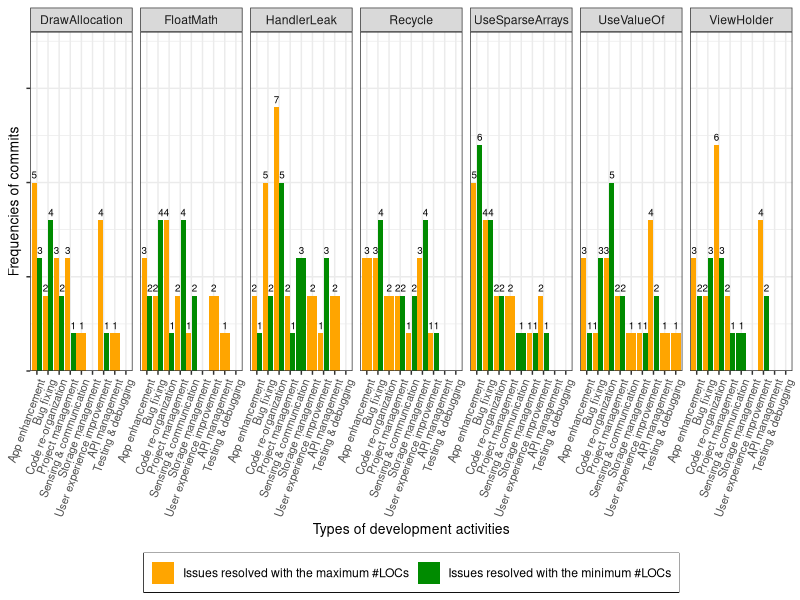
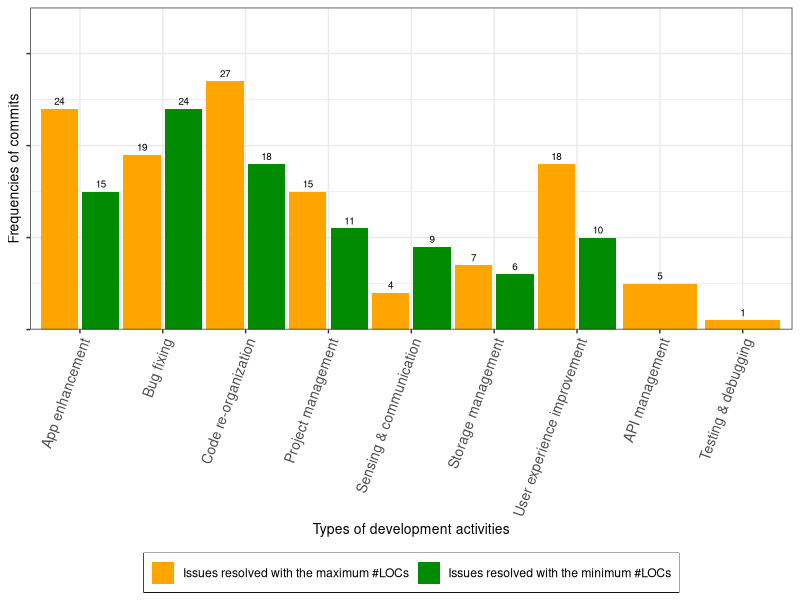
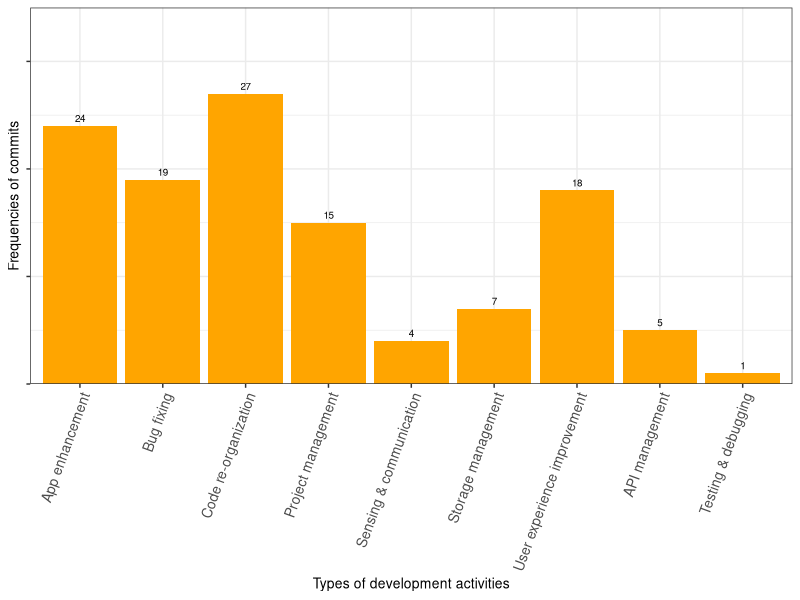
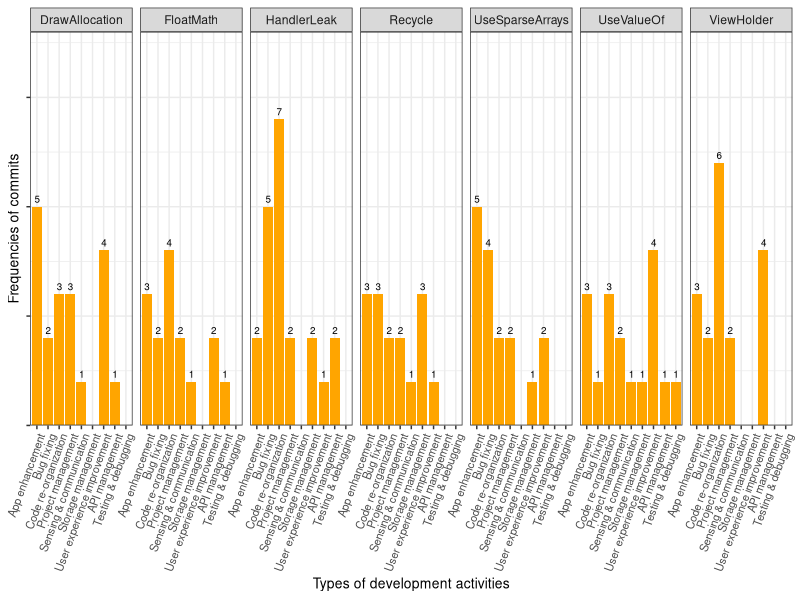
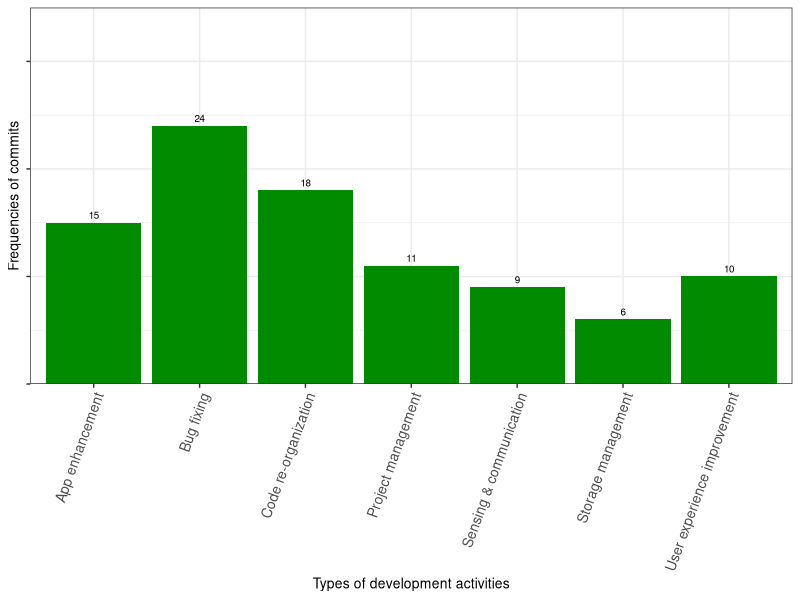
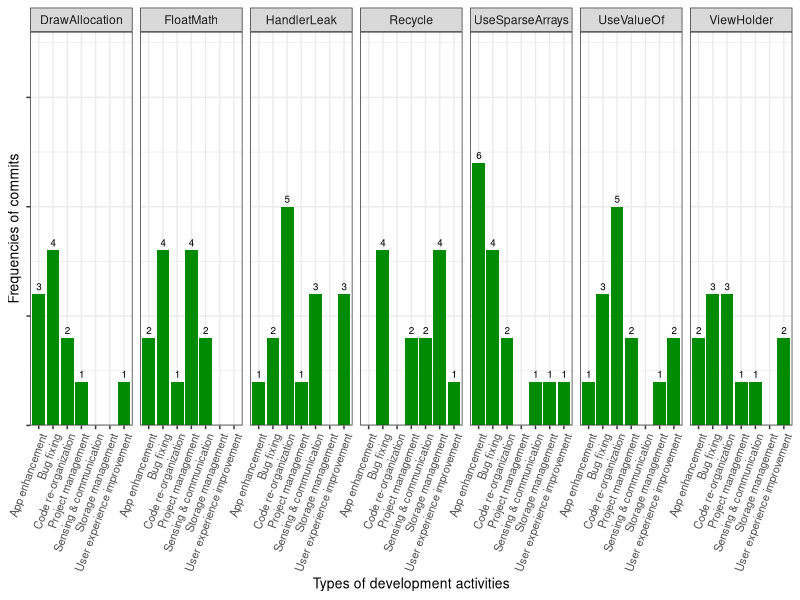
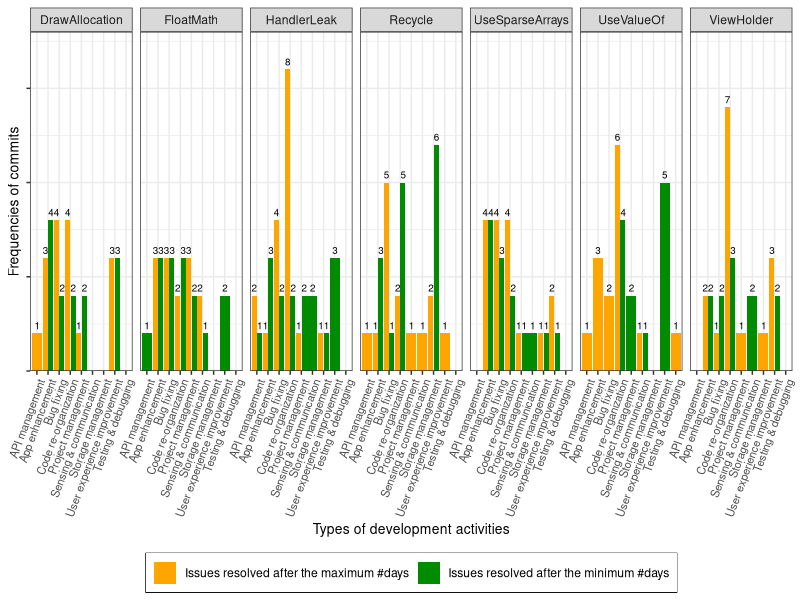
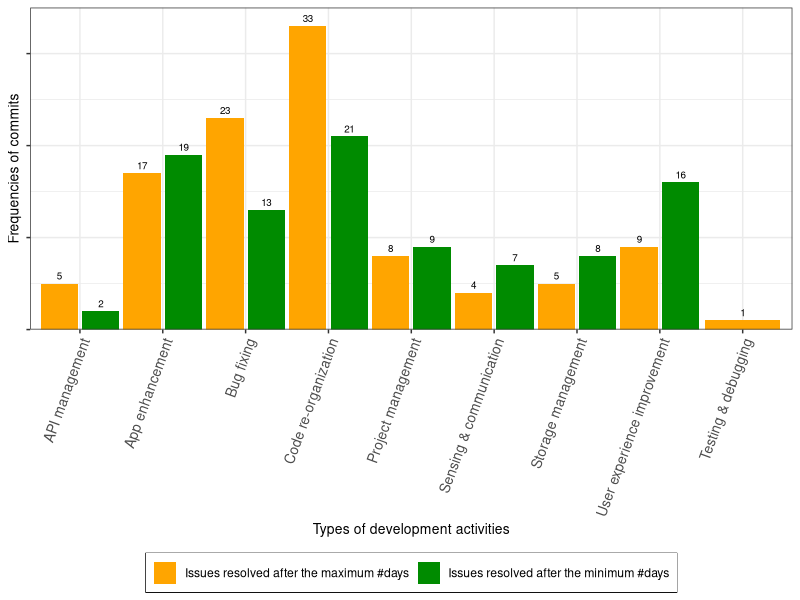

These figures' R source, in order:
library(tidyr)
library(dplyr)
library(plyr)
library(reshape)
library(ggplot2)

setwd(".")

locs_min = read.csv("data/locs_min.csv", stringsAsFactors = TRUE)
locs_max = read.csv("data/locs_max.csv", stringsAsFactors = TRUE)
days_min = read.csv("data/days_min.csv", stringsAsFactors = TRUE)
days_max = read.csv("data/days_max.csv", stringsAsFactors = TRUE)

locs_min$devActivities <- gsub(" ", "", tolower(locs_min$devActivities))
locs_max$devActivities <- gsub(" ", "", tolower(locs_max$devActivities))
days_min$devActivities <- gsub(" ", "", tolower(days_min$devActivities))
days_max$devActivities <- gsub(" ", "", tolower(days_max$devActivities))

#### LOCs

max_num_elements <- ncol(do.call(rbind, strsplit(as.character(locs_min$devActivities),',')))
column_names <- paste("V", 1:max_num_elements, sep="")
locs_min <- locs_min %>% separate(devActivities, sep=',', column_names)
locs_min <- locs_min %>% gather(V, devActivities, column_names)

max_num_elements <- ncol(do.call(rbind, strsplit(as.character(locs_max$devActivities),',')))
column_names <- paste("V", 1:max_num_elements, sep="")
locs_max <- locs_max %>% separate(devActivities, sep=',', column_names)
locs_max <- locs_max %>% gather(V, devActivities, column_names)

locs_min$devActivities <- as.factor(revalue(locs_min$devActivities, c("apimanagement"="API management",
                                                                      "appenhancement"="App enhancement",
                                                                      "bugfixing"="Bug fixing",
                                                                      "codere-organization"="Code re-organization",
                                                                      "projectmanagement"="Project management",
                                                                      "sensing&communication"="Sensing & communication",
                                                                      "storagemanagement"="Storage management",
                                                                      "testing&debugging"="Testing & debugging",
                                                                      "userexperienceimprovement"="User experience improvement")))

locs_max$devActivities <- as.factor(revalue(locs_max$devActivities, c("apimanagement"="API management",
                                                            "appenhancement"="App enhancement",
                                                            "bugfixing"="Bug fixing",
                                                            "codere-organization"="Code re-organization",
                                                            "projectmanagement"="Project management",
                                                            "sensing&communication"="Sensing & communication",
                                                            "storagemanagement"="Storage management",
                                                            "testing&debugging"="Testing & debugging",
                                                            "userexperienceimprovement"="User experience improvement")))

locs_min$type <- 'Issues resolved with the minimum #LOCs'
locs_max$type <- 'Issues resolved with the maximum #LOCs'
global <- rbind(locs_min, locs_max)
global <- global[!is.na(global$devActivities),]
global <- global[global$devActivities != "",]

ggplot(data=global, aes(x=devActivities, fill=type)) +
  geom_bar(aes(y = (..count..)), position=position_dodge(1)) +
  scale_fill_manual(values=c("orange", "green4")) + 
  geom_text(aes( label = ..count..,
                 y= ..count.. ), stat= "count", vjust = -.5, position = position_dodge(1), size=2.5) +
  theme_bw() +
  xlab("Types of development activities") + ylab("Frequencies of commits") +
  theme(legend.position="bottom", legend.title = element_blank(), legend.box.background = element_rect(colour = "black")) +
  guides(color=guide_legend(title="")) +
  scale_y_continuous(expand = c(0, 0), limits = c(0, 9)) +
  facet_grid(~issueType) + 
  theme(axis.text.x=element_text(size=8, angle=70, hjust=1), axis.title=element_text(size=10), axis.text.y = element_blank())

ggsave("./min_max_locs_faceted.pdf", scale = 0.8, height = 20 , unit = "cm")

ggplot(data=global, aes(x=devActivities, fill=type)) +
  geom_bar(aes(y = (..count..)), position=position_dodge(1)) +
  scale_fill_manual(values=c("orange", "green4")) + 
  geom_text(aes( label = ..count..,
                 y= ..count.. ), stat= "count", vjust = -.5, position = position_dodge(1), size=2.5) +
  theme_bw() +
  xlab("Types of development activities") + ylab("Frequencies of commits") +
  theme(legend.position="bottom", legend.title = element_blank(), legend.box.background = element_rect(colour = "black")) +
  guides(color=guide_legend(title="")) +
  scale_y_continuous(expand = c(0, 0), limits = c(0, 35)) +
  theme(axis.text.x=element_text(size=10, angle=70, hjust=1), axis.title=element_text(size=10), axis.text.y = element_blank())

ggsave("./min_max_locs.pdf", scale = 0.8, height = 15 , unit = "cm")

global_max <- global[global$type == "Issues resolved with the maximum #LOCs",]

ggplot(data=global_max, aes(x=devActivities)) +
  geom_bar(aes(y = (..count..)), position=position_dodge(1), fill="orange") +
  geom_text(aes( label = ..count..,
                 y= ..count.. ), stat= "count", vjust = -.5, position = position_dodge(1), size=2.5) +
  theme_bw() +
  xlab("Types of development activities") + ylab("Frequencies of commits") +
  theme(legend.position="bottom", legend.title = element_blank(), legend.box.background = element_rect(colour = "black")) +
  scale_y_continuous(expand = c(0, 0), limits = c(0, 35)) +
  theme(axis.text.x=element_text(size=10, angle=70, hjust=1), axis.title=element_text(size=10), axis.text.y = element_blank())

ggsave("./max_locs.pdf", scale = 0.8, height = 15 , unit = "cm")

ggplot(data=global_max, aes(x=devActivities)) +
  geom_bar(aes(y = (..count..)), position=position_dodge(1), fill="orange") +
  geom_text(aes( label = ..count..,
                 y= ..count.. ), stat= "count", vjust = -.5, position = position_dodge(1), size=2.5) +
  theme_bw() +
  xlab("Types of development activities") + ylab("Frequencies of commits") +
  theme(legend.position="bottom", legend.title = element_blank(), legend.box.background = element_rect(colour = "black")) +
  scale_y_continuous(expand = c(0, 0), limits = c(0, 9)) +
  facet_grid(~issueType) + 
  theme(axis.text.x=element_text(size=8, angle=70, hjust=1), axis.title=element_text(size=10), axis.text.y = element_blank())

ggsave("./max_locs_faceted.pdf", scale = 0.8, height = 20 , unit = "cm")

global_min <- global[global$type == "Issues resolved with the minimum #LOCs",]

ggplot(data=global_min, aes(x=devActivities)) +
  geom_bar(aes(y = (..count..)), position=position_dodge(1), fill="green4") +
  geom_text(aes( label = ..count..,
                 y= ..count.. ), stat= "count", vjust = -.5, position = position_dodge(1), size=2.5) +
  theme_bw() +
  xlab("Types of development activities") + ylab("Frequencies of commits") +
  theme(legend.position="bottom", legend.title = element_blank(), legend.box.background = element_rect(colour = "black")) +
  scale_y_continuous(expand = c(0, 0), limits = c(0, 35)) +
  theme(axis.text.x=element_text(size=10, angle=70, hjust=1), axis.title=element_text(size=10), axis.text.y = element_blank())

ggsave("./min_locs.pdf", scale = 0.8, height = 15 , unit = "cm")

ggplot(data=global_min, aes(x=devActivities)) +
  geom_bar(aes(y = (..count..)), position=position_dodge(1), fill="green4") +
  geom_text(aes( label = ..count..,
                 y= ..count.. ), stat= "count", vjust = -.5, position = position_dodge(1), size=2.5) +
  theme_bw() +
  xlab("Types of development activities") + ylab("Frequencies of commits") +
  theme(legend.position="bottom", legend.title = element_blank(), legend.box.background = element_rect(colour = "black")) +
  scale_y_continuous(expand = c(0, 0), limits = c(0, 9)) +
  facet_grid(~issueType) + 
  theme(axis.text.x=element_text(size=8, angle=70, hjust=1), axis.title=element_text(size=10), axis.text.y = element_blank())

ggsave("./min_locs_faceted.pdf", scale = 0.8, height = 20 , unit = "cm")

#### Days

max_num_elements <- ncol(do.call(rbind, strsplit(as.character(days_min$devActivities),',')))
column_names <- paste("V", 1:max_num_elements, sep="")
days_min <- days_min %>% separate(devActivities, sep=',', column_names)
days_min <- days_min %>% gather(V, devActivities, column_names)

max_num_elements <- ncol(do.call(rbind, strsplit(as.character(days_max$devActivities),',')))
column_names <- paste("V", 1:max_num_elements, sep="")
days_max <- days_max %>% separate(devActivities, sep=',', column_names)
days_max <- days_max %>% gather(V, devActivities, column_names)

days_min$devActivities <- as.factor(revalue(days_min$devActivities, c("apimanagement"="API management",
                                                            "appenhancement"="App enhancement",
                                                            "bugfixing"="Bug fixing",
                                                            "codere-organization"="Code re-organization",
                                                            "projectmanagement"="Project management",
                                                            "sensing&communication"="Sensing & communication",
                                                            "storagemanagement"="Storage management",
                                                            "testing&debugging"="Testing & debugging",
                                                            "userexperienceimprovement"="User experience improvement")))

days_max$devActivities <- as.factor(revalue(days_max$devActivities, c("apimanagement"="API management",
                                                            "appenhancement"="App enhancement",
                                                            "bugfixing"="Bug fixing",
                                                            "codere-organization"="Code re-organization",
                                                            "projectmanagement"="Project management",
                                                            "sensing&communication"="Sensing & communication",
                                                            "storagemanagement"="Storage management",
                                                            "testing&debugging"="Testing & debugging",
                                                            "userexperienceimprovement"="User experience improvement")))

days_min$type <- 'Issues resolved after the minimum #days'
days_max$type <- 'Issues resolved after the maximum #days'
global <- rbind(days_min, days_max)
global <- global[!is.na(global$devActivities),]
global <- global[global$devActivities != "",]
global$devActivities < tolower(global$devActivities)

ggplot(data=global, aes(x=devActivities, fill=type)) +
  geom_bar(aes(y = (..count..)), position=position_dodge(1)) +
  scale_fill_manual(values=c("orange", "green4")) + 
  geom_text(aes( label = ..count..,
                 y= ..count.. ), stat= "count", vjust = -.5, position = position_dodge(1), size=2.5) +
  theme_bw() +
  xlab("Types of development activities") + ylab("Frequencies of commits") +
  theme(legend.position="bottom", legend.title = element_blank(), legend.box.background = element_rect(colour = "black")) +
  guides(color=guide_legend(title="")) +
  scale_y_continuous(expand = c(0, 0), limits = c(0, 9)) +
  facet_grid(~issueType) + 
  theme(axis.text.x=element_text(size=8, angle=70, hjust=1), axis.title=element_text(size=10), axis.text.y = element_blank())

ggsave("./min_max_days_faceted.pdf", scale = 0.8, height = 20, unit = "cm")

ggplot(data=global, aes(x=devActivities, fill=type)) +
  geom_bar(aes(y = (..count..)), position=position_dodge(1)) +
  scale_fill_manual(values=c("orange", "green4")) + 
  geom_text(aes( label = ..count..,
                 y= ..count.. ), stat= "count", vjust = -.5, position = position_dodge(1), size=2.5) +
  theme_bw() +
  xlab("Types of development activities") + ylab("Frequencies of commits") +
  theme(legend.position="bottom", legend.title = element_blank(), legend.box.background = element_rect(colour = "black")) +
  guides(color=guide_legend(title="")) +
  scale_y_continuous(expand = c(0, 0), limits = c(0, 35)) +
  theme(axis.text.x=element_text(size=10, angle=70, hjust=1), axis.title=element_text(size=10), axis.text.y = element_blank())

ggsave("./min_max_days.pdf", scale = 0.8, height = 15, unit = "cm")

global_max <- global[global$type == "Issues resolved after the maximum #days",]

ggplot(data=global_max, aes(x=devActivities)) +
  geom_bar(aes(y = (..count..)), position=position_dodge(1), fill="orange") +
  geom_text(aes( label = ..count..,
                 y= ..count.. ), stat= "count", vjust = -.5, position = position_dodge(1), size=2.5) +
  theme_bw() +
  xlab("Types of development activities") + ylab("Frequencies of commits") +
  theme(legend.position="bottom", legend.title = element_blank(), legend.box.background = element_rect(colour = "black")) +
  guides(color=guide_legend(title="")) +
  scale_y_continuous(expand = c(0, 0), limits = c(0, 9)) +
  facet_grid(~issueType) + 
  theme(axis.text.x=element_text(size=8, angle=70, hjust=1), axis.title=element_text(size=10), axis.text.y = element_blank())

ggsave("./max_days_faceted.pdf", scale = 0.8, height = 20, unit = "cm")

ggplot(data=global_max, aes(x=devActivities)) +
  geom_bar(aes(y = (..count..)), position=position_dodge(1), fill="orange") +
  geom_text(aes( label = ..count..,
                 y= ..count.. ), stat= "count", vjust = -.5, position = position_dodge(1), size=2.5) +
  theme_bw() +
  xlab("Types of development activities") + ylab("Frequencies of commits") +
  theme(legend.position="bottom", legend.title = element_blank(), legend.box.background = element_rect(colour = "black")) +
  guides(color=guide_legend(title="")) +
  scale_y_continuous(expand = c(0, 0), limits = c(0, 35)) +
  theme(axis.text.x=element_text(size=10, angle=70, hjust=1), axis.title=element_text(size=10), axis.text.y = element_blank())

ggsave("./max_days.pdf", scale = 0.8, height = 15, unit = "cm")

global_min <- global[global$type == "Issues resolved after the minimum #days",]

ggplot(data=global_min, aes(x=devActivities)) +
  geom_bar(aes(y = (..count..)), position=position_dodge(1), fill="green4") +
  geom_text(aes( label = ..count..,
                 y= ..count.. ), stat= "count", vjust = -.5, position = position_dodge(1), size=2.5) +
  theme_bw() +
  xlab("Types of development activities") + ylab("Frequencies of commits") +
  theme(legend.position="bottom", legend.title = element_blank(), legend.box.background = element_rect(colour = "black")) +
  guides(color=guide_legend(title="")) +
  scale_y_continuous(expand = c(0, 0), limits = c(0, 9)) +
  facet_grid(~issueType) + 
  theme(axis.text.x=element_text(size=8, angle=70, hjust=1), axis.title=element_text(size=10), axis.text.y = element_blank())

ggsave("./min_days_faceted.pdf", scale = 0.8, height = 20, unit = "cm")

ggplot(data=global_min, aes(x=devActivities)) +
  geom_bar(aes(y = (..count..)), position=position_dodge(1), fill="green4") +
  geom_text(aes( label = ..count..,
                 y= ..count.. ), stat= "count", vjust = -.5, position = position_dodge(1), size=2.5) +
  theme_bw() +
  xlab("Types of development activities") + ylab("Frequencies of commits") +
  theme(legend.position="bottom", legend.title = element_blank(), legend.box.background = element_rect(colour = "black")) +
  guides(color=guide_legend(title="")) +
  scale_y_continuous(expand = c(0, 0), limits = c(0, 35)) +
  theme(axis.text.x=element_text(size=10, angle=70, hjust=1), axis.title=element_text(size=10), axis.text.y = element_blank())

ggsave("./min_days.pdf", scale = 0.8, height = 15, unit = "cm")
